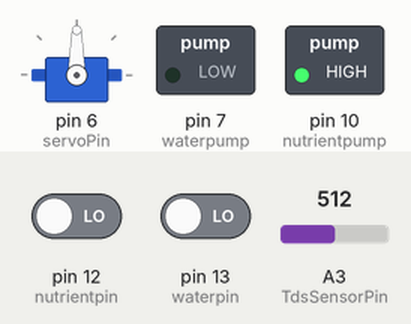
The sketch below on a simulated Arduino Uno, built with avr-gcc and run on an emulated ATmega328P. Shown: servo, switched loads named in the sketch (green lamp = pin HIGH). The inputs (shaded band) are chosen by the test bench; at power-on: pin 12 (nutrientpin) LOW, pin 13 (waterpin) LOW, A3 (TdsSensorPin) = 512.

Above: at 0.5 s.
At 3.5 s:
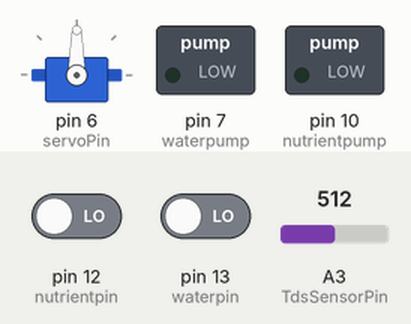
Timing chart, 0 to 7.8 s (numbered marks = the images above):
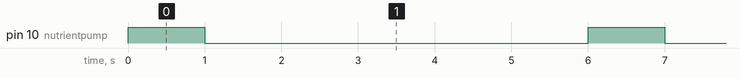

The sketch:

SEP2_FINAL.ino
```cpp
#include <Servo.h>
#include <Wire.h>

#define servoPin 6
#define waterpump 7
#define nutrientpump 10
#define TdsSensorPin A3
#define waterpin 13
#define nutrientpin 12
#define VREF 5.0              // analog reference voltage(Volt) of the ADC
#define SCOUNT  30            // sum of sample point
#define NutrientTimer 1000
#define ON 1
#define OFF 0
#define READY 1
#define NOT_READY 0
#define MIN_VALUE 0
#define SEC_VALUE 5

struct Receivedata{
  int8_t water;
  int8_t drum;
  int8_t timer;
};

struct Transmitdata{
  int16_t ppm;
  int8_t nutrientlvl;
  int8_t waterlvl;
};
Receivedata rxdata;
Transmitdata txdata;

Servo myservo;
int analogBuffer[SCOUNT];     // store the analog value in the array, read from ADC
int analogBufferTemp[SCOUNT];
int analogBufferIndex = 0;
int copyIndex = 0;

float averageVoltage = 0;
int16_t tdsValue = 0;
float temperature = 25;       // current temperature for compensation

//states
int nutrientState = READY;
int servoState = OFF; //servo motor for rotation
int pumpState = OFF; //water pump
int waterState = OFF; //timer for water pump

//timers
int secs = 5;
int mins = 0;
unsigned long Millis = 0;
unsigned long nutrientMillis = 0;
unsigned long  currentNutrient;

int waterval = 0;
int analogval = 0;

void initialise(){
  txdata.ppm = 0;
  txdata.nutrientlvl = 0;
  txdata.waterlvl = 0;
  rxdata.drum = 0;
  rxdata.water = 0;
  rxdata.timer = 0;
}

void checkTimer()
{
  //timer for water pump
  if (mins<=0){
    mins = MIN_VALUE;
    nutrientMillis = millis();
    nutrientState = READY;
  }
  else {
    mins--;
  }
  secs = SEC_VALUE;
}

int getMedianNum(int bArray[], int iFilterLen){
  int bTab[iFilterLen];
  for (byte i = 0; i<iFilterLen; i++)
  bTab[i] = bArray[i];
  int i, j, bTemp;
  for (j = 0; j < iFilterLen - 1; j++) {
    for (i = 0; i < iFilterLen - j - 1; i++) {
      if (bTab[i] > bTab[i + 1]) {
        bTemp = bTab[i];
        bTab[i] = bTab[i + 1];
        bTab[i + 1] = bTemp;
      }
    }
  }
  if ((iFilterLen & 1) > 0){
    bTemp = bTab[(iFilterLen - 1) / 2];
  }
  else {
    bTemp = (bTab[iFilterLen / 2] + bTab[iFilterLen / 2 - 1]) / 2;
  }
  return bTemp;
}

void TDS(){
  static unsigned long analogSampleTimepoint = millis();
  if(millis()-analogSampleTimepoint > 40U){     //every 40 milliseconds,read the analog value from the ADC
    analogSampleTimepoint = millis();
    analogBuffer[analogBufferIndex] = analogRead(TdsSensorPin);    //read the analog value and store into the buffer
    analogBufferIndex++;
    if(analogBufferIndex == SCOUNT){
      analogBufferIndex = 0;
    }
  }

  static unsigned long printTimepoint = millis();
  if(millis()-printTimepoint > 800U){
    printTimepoint = millis();
    for(copyIndex=0; copyIndex<SCOUNT; copyIndex++){
      analogBufferTemp[copyIndex] = analogBuffer[copyIndex];

      // read the analog value more stable by the median filtering algorithm, and convert to voltage value
      averageVoltage = getMedianNum(analogBufferTemp,SCOUNT) * (float)VREF / 1024.0;

      //temperature compensation formula: fFinalResult(25^C) = fFinalResult(current)/(1.0+0.02*(fTP-25.0));
      float compensationCoefficient = 1.0+0.02*(temperature-25.0);
      //temperature compensation
      float compensationVoltage=averageVoltage/compensationCoefficient;

      //convert voltage value to tds value
      tdsValue=(133.42*compensationVoltage*compensationVoltage*compensationVoltage - 255.86*compensationVoltage*compensationVoltage + 857.39*compensationVoltage)*0.5;
      txdata.ppm = int16_t (round(tdsValue));
    }
  }
}

void receiveEvent(int howMany) {
 while (0 <Wire.available()) {
    Wire.readBytes((byte *) &rxdata, sizeof(rxdata));      /* receive byte as a character */
    //controlling states via app
    rxdata.drum == 0 ? servoState = OFF : servoState = ON;
    rxdata.water == 0 ? pumpState = OFF : pumpState = ON;
    rxdata.timer == 0 ? waterState = OFF : waterState = ON;
  }         /* to newline */
}

void requestEvent() {
 Wire.write((byte *)&txdata, sizeof(txdata));
}

void setup() {
  // put your setup code here, to run once:
  Serial.begin(9600);
  initialise();
  Wire.begin(8);                /* join i2c bus with address 8 */
  Wire.onReceive(receiveEvent); /* register receive event */
  Wire.onRequest(requestEvent); /* register request event */

  //initialising pins
  myservo.attach(servoPin);
  pinMode(servoPin, OUTPUT);
  pinMode(waterpump, OUTPUT);
  pinMode(nutrientpump, OUTPUT);
  pinMode(waterpin, INPUT);
  pinMode(nutrientpin, INPUT);
  pinMode(TdsSensorPin,INPUT);

  digitalWrite(waterpump, LOW);
  digitalWrite(nutrientpump, LOW);

}

void loop() {
  servoState == ON ? myservo.write(98) : myservo.write(90);
  pumpState == ON ? digitalWrite(waterpump, HIGH) : digitalWrite(waterpump, LOW);
  //Check if the water pump is currently on, if it is not, switch the pump on.
  if (waterState)
  {
    if (!pumpState)
    {
      digitalWrite(waterpump, HIGH);
    }
  }
  else {
    if (!pumpState)
    {
      digitalWrite(waterpump, LOW);
    }
  }

  TDS();
  txdata.waterlvl = digitalRead(waterpin);
  txdata.nutrientlvl = digitalRead(nutrientpin);

  if ((nutrientState == READY) && (tdsValue <= 1500))
  {
    digitalWrite(nutrientpump, HIGH);
    currentNutrient = millis();
    if ((currentNutrient - nutrientMillis >= NutrientTimer)) //make it pump for 1 sec
    {
      digitalWrite(nutrientpump, LOW);
      nutrientState = NOT_READY;
    }
  }
  if (nutrientState == NOT_READY)
  {
    unsigned long currentSec = millis();
    if ((currentSec - Millis)>= 1000) //5min counter timer for nutrient pump
    {
      Millis = currentSec;
      if (secs <= 0){
        checkTimer();
      }
      else {
        secs--;
      }
    }
  }
}
```

Measured:
- by itself, pin 10 (nutrientpump): alternates HIGH for 1.0 s and LOW for 5.0 s
